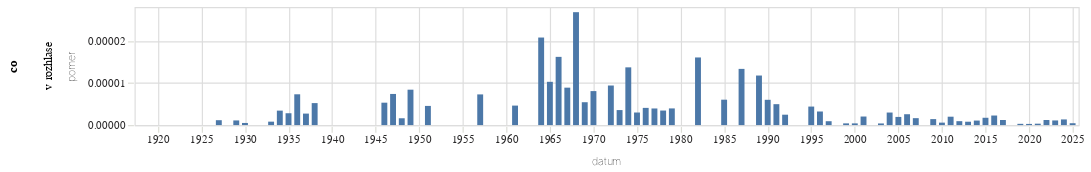

Notebook source saved alongside this figure:
### Code cell
graf(vyvoj_vyskytu("(?i)v rozhlase","v rozhlase"))

### Figure 1 — Vega-Lite specification as saved in the notebook (floating-point values rounded to 4 significant figures)
{"config": {"title": {"font": "Noticia Text", "fontSize": 11.5, "anchor": "start", "lineHeight": 19, "fontWeight": "bolder", "subtitleFont": "Noticia Text", "subtitleFontSize": 10, "subtitleLineHeight": 15, "subtitlePadding": 10, "dy": -10, "color": "#292829", "subtitleColor": "#292829"}, "axis": {"labelFont": "Asap", "titleFont": "Asap", "fontWeight": "lighter", "titleFontWeight": "lighter", "labelFontSize": 9, "titleFontSize": 9, "labelPadding": 2, "titlePadding": 9, "domainOpacity": 0, "tickColor": "#DCDDD6", "labelColor": "#292829"}, "legend": {"labelFont": "Asap", "labelFontWeight": "normal", "titleFont": "Asap", "titleFontWeight": "normal", "labelFontSize": 9, "titleFontSize": 9, "labelColor": "#292829"}}, "data": {"name": "data-50911105a47bdce6b747166741a21efd"}, "mark": {"type": "bar"}, "encoding": {"row": {"field": "co", "type": "nominal"}, "x": {"field": "datum", "type": "temporal"}, "y": {"field": "pomer", "type": "quantitative"}}, "height": 100, "width": 800, "$schema": "https://vega.github.io/schema/vega-lite/v5.8.0.json", "datasets": {"data-50911105a47bdce6b747166741a21efd": [{"datum": "1918-01-01T00:00:00", "vyskytu": 0, "pocet_slov": 172010, "pomer": 0.0, "co": "v rozhlase"}, {"datum": "1919-01-01T00:00:00", "vyskytu": 0, "pocet_slov": 1547459, "pomer": 0.0, "co": "v rozhlase"}, {"datum": "1920-01-01T00:00:00", "vyskytu": 0, "pocet_slov": 1557497, "pomer": 0.0, "co": "v rozhlase"}, {"datum": "1921-01-01T00:00:00", "vyskytu": 0, "pocet_slov": 1814119, "pomer": 0.0, "co": "v rozhlase"}, {"datum": "1922-01-01T00:00:00", "vyskytu": 0, "pocet_slov": 1739976, "pomer": 0.0, "co": "v rozhlase"}, {"datum": "1923-01-01T00:00:00", "vyskytu": 0, "pocet_slov": 1131296, "pomer": 0.0, "co": "v rozhlase"}, {"datum": "1924-01-01T00:00:00", "vyskytu": 0, "pocet_slov": 1386775, "pomer": 0.0, "co": "v rozhlase"}, {"datum": "1925-01-01T00:00:00", "vyskytu": 0, "pocet_slov": 989387, "pomer": 0.0, "co": "v rozhlase"}, {"datum": "1926-01-01T00:00:00", "vyskytu": 0, "pocet_slov": 1629693, "pomer": 0.0, "co": "v rozhlase"}, {"datum": "1927-01-01T00:00:00", "vyskytu": 2, "pocet_slov": 1725378, "pomer": 1.159e-06, "co": "v rozhlase"}, {"datum": "1928-01-01T00:00:00", "vyskytu": 0, "pocet_slov": 1786584, "pomer": 0.0, "co": "v rozhlase"}, {"datum": "1929-01-01T00:00:00", "vyskytu": 1, "pocet_slov": 907519, "pomer": 1.102e-06, "co": "v rozhlase"}, {"datum": "1930-01-01T00:00:00", "vyskytu": 1, "pocet_slov": 1990549, "pomer": 5.024e-07, "co": "v rozhlase"}, {"datum": "1931-01-01T00:00:00", "vyskytu": 0, "pocet_slov": 1466185, "pomer": 0.0, "co": "v rozhlase"}, {"datum": "1932-01-01T00:00:00", "vyskytu": 0, "pocet_slov": 1117587, "pomer": 0.0, "co": "v rozhlase"}, {"datum": "1933-01-01T00:00:00", "vyskytu": 1, "pocet_slov": 1230441, "pomer": 8.127e-07, "co": "v rozhlase"}, {"datum": "1934-01-01T00:00:00", "vyskytu": 3, "pocet_slov": 874472, "pomer": 3.431e-06, "co": "v rozhlase"}, {"datum": "1935-01-01T00:00:00", "vyskytu": 2, "pocet_slov": 712050, "pomer": 2.809e-06, "co": "v rozhlase"}, {"datum": "1936-01-01T00:00:00", "vyskytu": 7, "pocet_slov": 958205, "pomer": 7.305e-06, "co": "v rozhlase"}, {"datum": "1937-01-01T00:00:00", "vyskytu": 2, "pocet_slov": 733783, "pomer": 2.726e-06, "co": "v rozhlase"}, {"datum": "1938-01-01T00:00:00", "vyskytu": 2, "pocet_slov": 383461, "pomer": 5.216e-06, "co": "v rozhlase"}, {"datum": "1945-01-01T00:00:00", "vyskytu": 0, "pocet_slov": 140144, "pomer": 0.0, "co": "v rozhlase"}, {"datum": "1946-01-01T00:00:00", "vyskytu": 6, "pocet_slov": 1129068, "pomer": 5.314e-06, "co": "v rozhlase"}, {"datum": "1947-01-01T00:00:00", "vyskytu": 8, "pocet_slov": 1083098, "pomer": 7.386e-06, "co": "v rozhlase"}, {"datum": "1948-01-01T00:00:00", "vyskytu": 1, "pocet_slov": 618132, "pomer": 1.618e-06, "co": "v rozhlase"}, {"datum": "1949-01-01T00:00:00", "vyskytu": 3, "pocet_slov": 357203, "pomer": 8.399e-06, "co": "v rozhlase"}, {"datum": "1950-01-01T00:00:00", "vyskytu": 0, "pocet_slov": 208781, "pomer": 0.0, "co": "v rozhlase"}, {"datum": "1951-01-01T00:00:00", "vyskytu": 1, "pocet_slov": 219888, "pomer": 4.548e-06, "co": "v rozhlase"}, {"datum": "1952-01-01T00:00:00", "vyskytu": 0, "pocet_slov": 189920, "pomer": 0.0, "co": "v rozhlase"}, {"datum": "1953-01-01T00:00:00", "vyskytu": 0, "pocet_slov": 114518, "pomer": 0.0, "co": "v rozhlase"}, {"datum": "1954-01-01T00:00:00", "vyskytu": 0, "pocet_slov": 98416, "pomer": 0.0, "co": "v rozhlase"}, {"datum": "1955-01-01T00:00:00", "vyskytu": 0, "pocet_slov": 78833, "pomer": 0.0, "co": "v rozhlase"}, {"datum": "1956-01-01T00:00:00", "vyskytu": 0, "pocet_slov": 138430, "pomer": 0.0, "co": "v rozhlase"}, {"datum": "1957-01-01T00:00:00", "vyskytu": 1, "pocet_slov": 137388, "pomer": 7.279e-06, "co": "v rozhlase"}, {"datum": "1958-01-01T00:00:00", "vyskytu": 0, "pocet_slov": 142112, "pomer": 0.0, "co": "v rozhlase"}, {"datum": "1959-01-01T00:00:00", "vyskytu": 0, "pocet_slov": 141333, "pomer": 0.0, "co": "v rozhlase"}, {"datum": "1960-01-01T00:00:00", "vyskytu": 0, "pocet_slov": 181817, "pomer": 0.0, "co": "v rozhlase"}, {"datum": "1961-01-01T00:00:00", "vyskytu": 1, "pocet_slov": 216288, "pomer": 4.623e-06, "co": "v rozhlase"}, {"datum": "1962-01-01T00:00:00", "vyskytu": 0, "pocet_slov": 98793, "pomer": 0.0, "co": "v rozhlase"}, {"datum": "1963-01-01T00:00:00", "vyskytu": 0, "pocet_slov": 139432, "pomer": 0.0, "co": "v rozhlase"}, {"datum": "1964-01-01T00:00:00", "vyskytu": 6, "pocet_slov": 288820, "pomer": 2.077e-05, "co": "v rozhlase"}, {"datum": "1965-01-01T00:00:00", "vyskytu": 2, "pocet_slov": 194814, "pomer": 1.027e-05, "co": "v rozhlase"}, {"datum": "1966-01-01T00:00:00", "vyskytu": 4, "pocet_slov": 247115, "pomer": 1.619e-05, "co": "v rozhlase"}, {"datum": "1967-01-01T00:00:00", "vyskytu": 2, "pocet_slov": 225198, "pomer": 8.881e-06, "co": "v rozhlase"}, {"datum": "1968-01-01T00:00:00", "vyskytu": 15, "pocet_slov": 559905, "pomer": 2.679e-05, "co": "v rozhlase"}, {"datum": "1969-01-01T00:00:00", "vyskytu": 2, "pocet_slov": 368721, "pomer": 5.424e-06, "co": "v rozhlase"}, {"datum": "1970-01-01T00:00:00", "vyskytu": 2, "pocet_slov": 248046, "pomer": 8.063e-06, "co": "v rozhlase"}, {"datum": "1971-01-01T00:00:00", "vyskytu": 0, "pocet_slov": 263102, "pomer": 0.0, "co": "v rozhlase"}, {"datum": "1972-01-01T00:00:00", "vyskytu": 2, "pocet_slov": 213032, "pomer": 9.388e-06, "co": "v rozhlase"}, {"datum": "1973-01-01T00:00:00", "vyskytu": 1, "pocet_slov": 280835, "pomer": 3.561e-06, "co": "v rozhlase"}, {"datum": "1974-01-01T00:00:00", "vyskytu": 4, "pocet_slov": 291980, "pomer": 1.37e-05, "co": "v rozhlase"}, {"datum": "1975-01-01T00:00:00", "vyskytu": 1, "pocet_slov": 335255, "pomer": 2.983e-06, "co": "v rozhlase"}, {"datum": "1976-01-01T00:00:00", "vyskytu": 1, "pocet_slov": 244998, "pomer": 4.082e-06, "co": "v rozhlase"}, {"datum": "1977-01-01T00:00:00", "vyskytu": 1, "pocet_slov": 253702, "pomer": 3.942e-06, "co": "v rozhlase"}, {"datum": "1978-01-01T00:00:00", "vyskytu": 1, "pocet_slov": 289894, "pomer": 3.45e-06, "co": "v rozhlase"}, {"datum": "1979-01-01T00:00:00", "vyskytu": 1, "pocet_slov": 252883, "pomer": 3.954e-06, "co": "v rozhlase"}, {"datum": "1980-01-01T00:00:00", "vyskytu": 0, "pocet_slov": 242065, "pomer": 0.0, "co": "v rozhlase"}, {"datum": "1981-01-01T00:00:00", "vyskytu": 0, "pocet_slov": 134899, "pomer": 0.0, "co": "v rozhlase"}, {"datum": "1982-01-01T00:00:00", "vyskytu": 3, "pocet_slov": 186973, "pomer": 1.605e-05, "co": "v rozhlase"}, {"datum": "1983-01-01T00:00:00", "vyskytu": 0, "pocet_slov": 227768, "pomer": 0.0, "co": "v rozhlase"}, {"datum": "1984-01-01T00:00:00", "vyskytu": 0, "pocet_slov": 191735, "pomer": 0.0, "co": "v rozhlase"}, {"datum": "1985-01-01T00:00:00", "vyskytu": 1, "pocet_slov": 165973, "pomer": 6.025e-06, "co": "v rozhlase"}, {"datum": "1986-01-01T00:00:00", "vyskytu": 0, "pocet_slov": 98877, "pomer": 0.0, "co": "v rozhlase"}, {"datum": "1987-01-01T00:00:00", "vyskytu": 2, "pocet_slov": 149991, "pomer": 1.333e-05, "co": "v rozhlase"}, {"datum": "1988-01-01T00:00:00", "vyskytu": 0, "pocet_slov": 167631, "pomer": 0.0, "co": "v rozhlase"}, {"datum": "1989-01-01T00:00:00", "vyskytu": 3, "pocet_slov": 255151, "pomer": 1.176e-05, "co": "v rozhlase"}, {"datum": "1990-01-01T00:00:00", "vyskytu": 5, "pocet_slov": 833434, "pomer": 5.999e-06, "co": "v rozhlase"}, {"datum": "1991-01-01T00:00:00", "vyskytu": 7, "pocet_slov": 1410605, "pomer": 4.962e-06, "co": "v rozhlase"}, {"datum": "1992-01-01T00:00:00", "vyskytu": 3, "pocet_slov": 1217148, "pomer": 2.465e-06, "co": "v rozhlase"}, {"datum": "1993-01-01T00:00:00", "vyskytu": 0, "pocet_slov": 1127475, "pomer": 0.0, "co": "v rozhlase"}, {"datum": "1994-01-01T00:00:00", "vyskytu": 0, "pocet_slov": 948063, "pomer": 0.0, "co": "v rozhlase"}, {"datum": "1995-01-01T00:00:00", "vyskytu": 5, "pocet_slov": 1138209, "pomer": 4.393e-06, "co": "v rozhlase"}, {"datum": "1996-01-01T00:00:00", "vyskytu": 4, "pocet_slov": 1240947, "pomer": 3.223e-06, "co": "v rozhlase"}, {"datum": "1997-01-01T00:00:00", "vyskytu": 2, "pocet_slov": 2179318, "pomer": 9.177e-07, "co": "v rozhlase"}, {"datum": "1998-01-01T00:00:00", "vyskytu": 0, "pocet_slov": 1522654, "pomer": 0.0, "co": "v rozhlase"}, {"datum": "1999-01-01T00:00:00", "vyskytu": 1, "pocet_slov": 2465372, "pomer": 4.056e-07, "co": "v rozhlase"}, {"datum": "2000-01-01T00:00:00", "vyskytu": 1, "pocet_slov": 2483127, "pomer": 4.027e-07, "co": "v rozhlase"}, {"datum": "2001-01-01T00:00:00", "vyskytu": 5, "pocet_slov": 2462192, "pomer": 2.031e-06, "co": "v rozhlase"}, {"datum": "2002-01-01T00:00:00", "vyskytu": 0, "pocet_slov": 1931845, "pomer": 0.0, "co": "v rozhlase"}, {"datum": "2003-01-01T00:00:00", "vyskytu": 1, "pocet_slov": 2578085, "pomer": 3.879e-07, "co": "v rozhlase"}, {"datum": "2004-01-01T00:00:00", "vyskytu": 7, "pocet_slov": 2351739, "pomer": 2.977e-06, "co": "v rozhlase"}, {"datum": "2005-01-01T00:00:00", "vyskytu": 5, "pocet_slov": 2582168, "pomer": 1.936e-06, "co": "v rozhlase"}, {"datum": "2006-01-01T00:00:00", "vyskytu": 4, "pocet_slov": 1552476, "pomer": 2.577e-06, "co": "v rozhlase"}, {"datum": "2007-01-01T00:00:00", "vyskytu": 3, "pocet_slov": 1826653, "pomer": 1.642e-06, "co": "v rozhlase"}, {"datum": "2008-01-01T00:00:00", "vyskytu": 0, "pocet_slov": 1786832, "pomer": 0.0, "co": "v rozhlase"}, {"datum": "2009-01-01T00:00:00", "vyskytu": 3, "pocet_slov": 2116415, "pomer": 1.417e-06, "co": "v rozhlase"}, {"datum": "2010-01-01T00:00:00", "vyskytu": 1, "pocet_slov": 1718642, "pomer": 5.819e-07, "co": "v rozhlase"}, {"datum": "2011-01-01T00:00:00", "vyskytu": 5, "pocet_slov": 2512843, "pomer": 1.99e-06, "co": "v rozhlase"}, {"datum": "2012-01-01T00:00:00", "vyskytu": 2, "pocet_slov": 2154063, "pomer": 9.285e-07, "co": "v rozhlase"}, {"datum": "2013-01-01T00:00:00", "vyskytu": 1, "pocet_slov": 1253654, "pomer": 7.977e-07, "co": "v rozhlase"}, {"datum": "2014-01-01T00:00:00", "vyskytu": 3, "pocet_slov": 2797907, "pomer": 1.072e-06, "co": "v rozhlase"}, {"datum": "2015-01-01T00:00:00", "vyskytu": 5, "pocet_slov": 2883253, "pomer": 1.734e-06, "co": "v rozhlase"}, {"datum": "2016-01-01T00:00:00", "vyskytu": 7, "pocet_slov": 3088746, "pomer": 2.266e-06, "co": "v rozhlase"}, {"datum": "2017-01-01T00:00:00", "vyskytu": 3, "pocet_slov": 2494184, "pomer": 1.203e-06, "co": "v rozhlase"}, {"datum": "2018-01-01T00:00:00", "vyskytu": 0, "pocet_slov": 2950192, "pomer": 0.0, "co": "v rozhlase"}, {"datum": "2019-01-01T00:00:00", "vyskytu": 1, "pocet_slov": 3385704, "pomer": 2.954e-07, "co": "v rozhlase"}, {"datum": "2020-01-01T00:00:00", "vyskytu": 1, "pocet_slov": 3628168, "pomer": 2.756e-07, "co": "v rozhlase"}, {"datum": "2021-01-01T00:00:00", "vyskytu": 1, "pocet_slov": 3028906, "pomer": 3.302e-07, "co": "v rozhlase"}, {"datum": "2022-01-01T00:00:00", "vyskytu": 5, "pocet_slov": 4156918, "pomer": 1.203e-06, "co": "v rozhlase"}, {"datum": "2023-01-01T00:00:00", "vyskytu": 5, "pocet_slov": 4543342, "pomer": 1.101e-06, "co": "v rozhlase"}, {"datum": "2024-01-01T00:00:00", "vyskytu": 6, "pocet_slov": 4476204, "pomer": 1.34e-06, "co": "v rozhlase"}, {"datum": "2025-01-01T00:00:00", "vyskytu": 1, "pocet_slov": 2270797, "pomer": 4.404e-07, "co": "v rozhlase"}]}}
